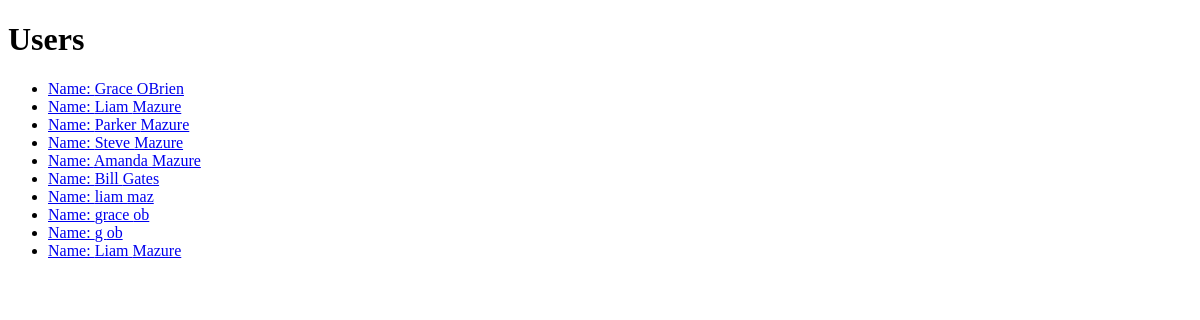
The app's page /user/all/, older data.
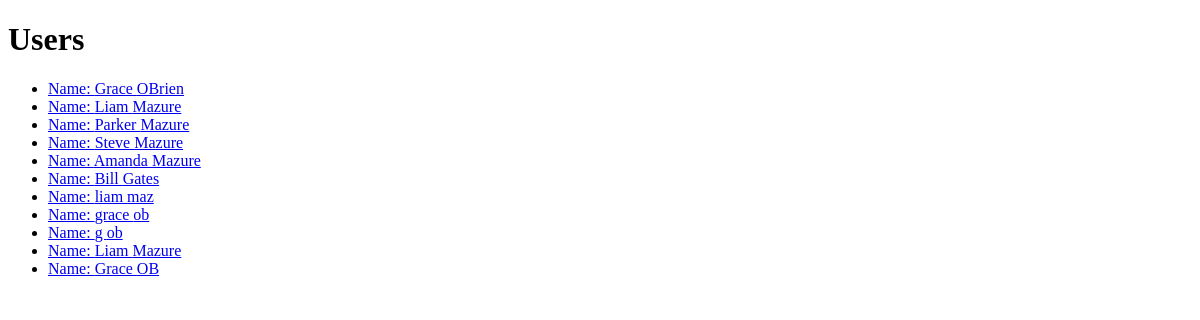
The same page, newer data.
### users/models.py (models this page shows)
class User(AbstractBaseUser, PermissionsMixin):
    first_name = models.CharField(max_length = 30)
    last_name = models.CharField(max_length= 30)
    email = models.CharField(max_length = 50, unique=True)
    username = models.CharField(max_length = 30)
    password = models.CharField(max_length=30)
    is_active = models.BooleanField(default=True)
    is_staff = models.BooleanField(default=False)
    USERNAME_FIELD = 'email'
    REQUIRED_FIELDS = ['username', 'password']
    objects = CustomUserManager()

### users/views.py (the view)
# urls.py: path("all/", views.allUsers, name = "all"),
def allUsers(request):
    myusers = User.objects.all().values()
    template = loader.get_template('./authenticate/allUsers.html')
    data = {
        'myusers' : myusers,
    }
    return HttpResponse(template.render(data, request))

### users/templates/authenticate/allUsers.html
<!DOCTYPE html>
<html>
<body>
    <h1>Users</h1>
    <ul>
        {% for x in myusers %}
            <li><a href = "info/id:{{x.id}}"> Name: {{x.first_name}} {{x.last_name}}<br></a></li>
        {% endfor %}
    </ul>
</body>
</html>

Row changes from the older to the newer data that the page shows:
added User: first_name "Grace", last_name "OB"
